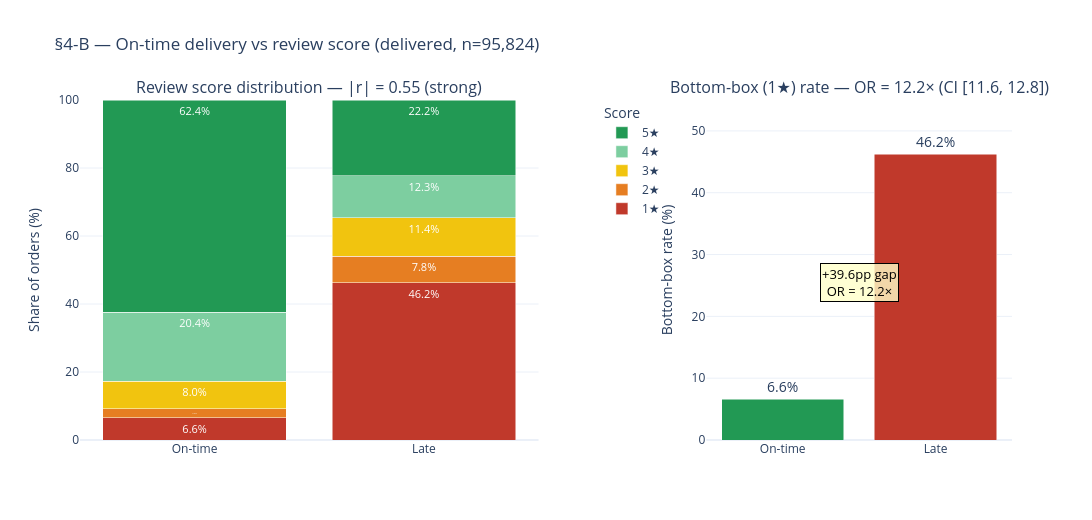

The code cell stored with this chart in its notebook:
### Code cell
# =========================================================
# §4-B visualization: two panels
# Left: stacked review score distribution, on-time vs late
# Right: bottom-box rate comparison with gap annotation
# =========================================================

# Review score distribution per group
def score_dist(arr):
    return {s: (arr == s).mean() * 100 for s in [1, 2, 3, 4, 5]}

dist_ontime = score_dist(ontime_scores)
dist_late   = score_dist(late_scores)

star_colors = {
    1: "#C0392B",  # red
    2: "#E67E22",  # orange
    3: "#F1C40F",  # yellow
    4: "#7DCEA0",  # light green
    5: "#229954",  # dark green
}

fig = make_subplots(
    rows=1, cols=2,
    subplot_titles=(
        f"Review score distribution — |r| = 0.55 (strong)",
        f"Bottom-box (1★) rate — OR = 12.2× (CI [11.6, 12.8])",
    ),
    horizontal_spacing=0.18,
    column_widths=[0.6, 0.4],
)

# Left: stacked bars (100%-normalized)
groups = ["On-time", "Late"]
for star in [1, 2, 3, 4, 5]:
    values = [dist_ontime[star], dist_late[star]]
    fig.add_trace(
        go.Bar(
            x=groups,
            y=values,
            name=f"{star}★",
            marker_color=star_colors[star],
            text=[f"{v:.1f}%" for v in values],
            textposition="inside",
            textfont=dict(color="white", size=11),
        ),
        row=1, col=1,
    )

# Right: bottom-box comparison bars
fig.add_trace(
    go.Bar(
        x=["On-time", "Late"],
        y=[p_ontime * 100, p_late * 100],
        marker_color=["#229954", "#C0392B"],
        text=[f"{p_ontime*100:.1f}%", f"{p_late*100:.1f}%"],
        textposition="outside",
        textfont=dict(size=14),
        showlegend=False,
    ),
    row=1, col=2,
)

# Annotate the gap
fig.add_annotation(
    xref="x2", yref="y2",
    x=0.5, y=max(p_ontime, p_late) * 100 * 0.55,
    text=f"+{diff*100:.1f}pp gap<br>OR = {OR:.1f}×",
    showarrow=False,
    font=dict(size=13, color="black"),
    bgcolor="rgba(255,255,200,0.8)",
    bordercolor="black",
    borderwidth=1,
)

fig.update_layout(
    barmode="stack",
    title_text="§4-B — On-time delivery vs review score (delivered, n=95,824)",
    height=520, width=1150, template="plotly_white",
    legend=dict(title="Score", orientation="v", x=0.56, y=1.0),
)
fig.update_yaxes(title_text="Share of orders (%)", row=1, col=1, range=[0, 100])
fig.update_yaxes(title_text="Bottom-box rate (%)", row=1, col=2, range=[0, 55])

# Reset barmode on right panel only: use a separate trace group
# (In plotly, barmode applies globally — but with only one trace on right panel,
# the stack setting doesn't affect it visually. Leaving as-is is fine.)

fig.show()
fig.write_image(PROJECT_ROOT / "reports" / "figures" / "09_4B_ontime_vs_review.png", scale=2)

### Figure 1 — Plotly figure (JSON) as saved in the notebook; plotly's stock layout.template omitted (floating-point values rounded to 4 significant figures)
{"data": [{"marker": {"color": "#C0392B"}, "name": "1★", "text": ["6.6%", "46.2%"], "textfont": {"color": "white", "size": 11}, "textposition": "inside", "type": "bar", "x": ["On-time", "Late"], "xaxis": "x", "y": [6.591, 46.22], "yaxis": "y"}, {"marker": {"color": "#E67E22"}, "name": "2★", "text": ["2.6%", "7.8%"], "textfont": {"color": "white", "size": 11}, "textposition": "inside", "type": "bar", "x": ["On-time", "Late"], "xaxis": "x", "y": [2.629, 7.832], "yaxis": "y"}, {"marker": {"color": "#F1C40F"}, "name": "3★", "text": ["8.0%", "11.4%"], "textfont": {"color": "white", "size": 11}, "textposition": "inside", "type": "bar", "x": ["On-time", "Late"], "xaxis": "x", "y": [7.99, 11.38], "yaxis": "y"}, {"marker": {"color": "#7DCEA0"}, "name": "4★", "text": ["20.4%", "12.3%"], "textfont": {"color": "white", "size": 11}, "textposition": "inside", "type": "bar", "x": ["On-time", "Late"], "xaxis": "x", "y": [20.36, 12.32], "yaxis": "y"}, {"marker": {"color": "#229954"}, "name": "5★", "text": ["62.4%", "22.2%"], "textfont": {"color": "white", "size": 11}, "textposition": "inside", "type": "bar", "x": ["On-time", "Late"], "xaxis": "x", "y": [62.43, 22.24], "yaxis": "y"}, {"marker": {"color": ["#229954", "#C0392B"]}, "showlegend": false, "text": ["6.6%", "46.2%"], "textfont": {"size": 14}, "textposition": "outside", "type": "bar", "x": ["On-time", "Late"], "xaxis": "x2", "y": [6.591, 46.22], "yaxis": "y2"}], "layout": {"annotations": [{"font": {"size": 16}, "showarrow": false, "text": "Review score distribution — |r| = 0.55 (strong)", "x": 0.246, "xanchor": "center", "xref": "paper", "y": 1, "yanchor": "bottom", "yref": "paper"}, {"font": {"size": 16}, "showarrow": false, "text": "Bottom-box (1★) rate — OR = 12.2× (CI [11.6, 12.8])", "x": 0.836, "xanchor": "center", "xref": "paper", "y": 1, "yanchor": "bottom", "yref": "paper"}, {"bgcolor": "rgba(255,255,200,0.8)", "bordercolor": "black", "borderwidth": 1, "font": {"color": "black", "size": 13}, "showarrow": false, "text": "+39.6pp gap<br>OR = 12.2×", "x": 0.5, "xref": "x2", "y": 25.42, "yref": "y2"}], "barmode": "stack", "height": 520, "legend": {"orientation": "v", "title": {"text": "Score"}, "x": 0.56, "y": 1}, "title": {"text": "§4-B — On-time delivery vs review score (delivered, n=95,824)"}, "width": 1150, "xaxis": {"anchor": "y", "domain": [0, 0.492]}, "xaxis2": {"anchor": "y2", "domain": [0.672, 1]}, "yaxis": {"anchor": "x", "domain": [0, 1], "range": [0, 100], "title": {"text": "Share of orders (%)"}}, "yaxis2": {"anchor": "x2", "domain": [0, 1], "range": [0, 55], "title": {"text": "Bottom-box rate (%)"}}}}
